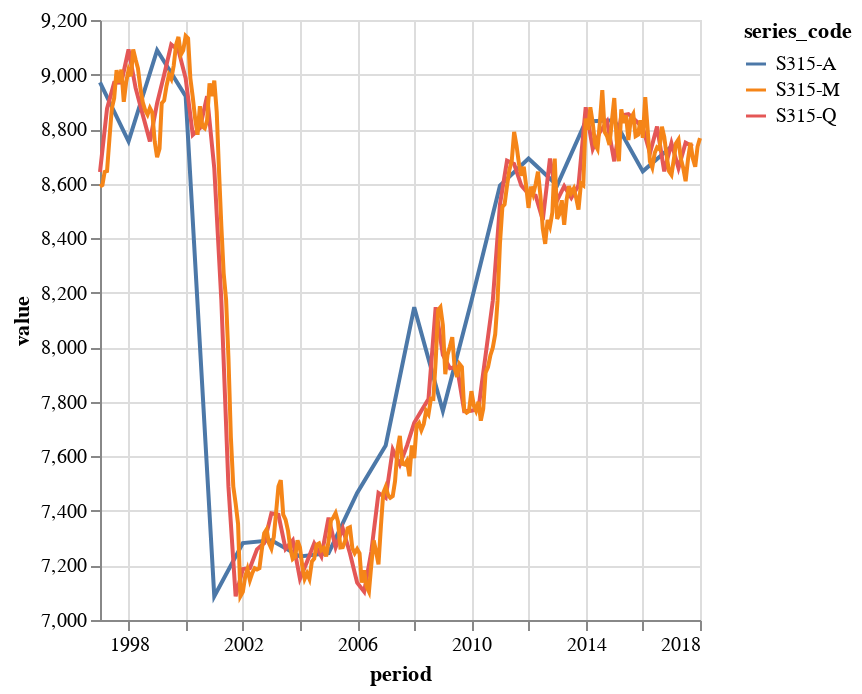

Here is the notebook cell this chart was saved with:
### Code cell
chart = Chart(multi_freq_df).mark_line().encode(
    x='period',
    y=Y('value', scale=Scale(zero=False)),
    color='series_code',
)
chart

### Figure 1 — Vega-Lite specification as saved in the notebook (floating-point values rounded to 4 significant figures; data arrays with more than 128 entries replaced by an {"elided": "..."} marker saying what was removed)
{"$schema": "https://vega.github.io/schema/vega-lite/v1.2.1.json", "data": {"values": {"elided": "358 records"}}, "encoding": {"color": {"field": "series_code", "type": "nominal"}, "x": {"field": "period", "type": "temporal"}, "y": {"field": "value", "scale": {"zero": false}, "type": "quantitative"}}, "mark": "line"}
